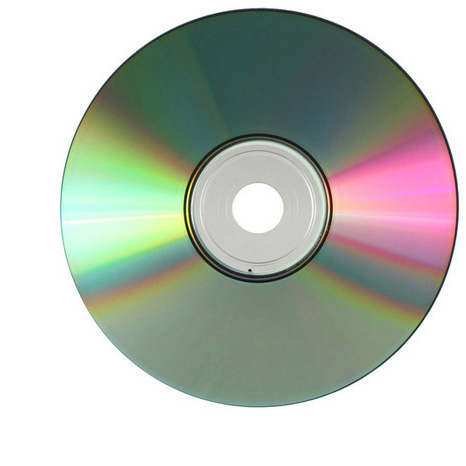
%> input picture LA3/discs/disc1.jpg, 466 x 466 px; its folder holds only this picture in this run
$ octave la3.m   (GNU Octave 9; MATLAB toolbox functions it lacks are replaced by stand-ins)
%> lines starting %> are read from the running program, lines starting %| are printed output that depends on the picture; in (x1, y1, x2, y2) boxes, pixels count from 0 and x2, y2 are one past the last pixel; in counts of white or black regions, pixels touching at a corner belong together; the program's own positions count from 1
% Thomas Monfre
% Dartmouth College CS 11, Spring 2018
% Long Assignment 3: use estimation-maximization to create a parts
% inspection system that fits images to a specified tolerance

clear;

% create global variables for information pertaining to images
numImages = 5;
imageDimension = 466;
CONVERGE_VAL = 0.1; % limit/value for successful convergence

% loop over each image in the collection, load image, calculate
% estimation-maximization and visualize until convergence is met
for imNum = 1 : numImages
    %% image setup

    % load image, store colored version, convert to grayscale
    filename = sprintf('discs/disc%d.jpg',imNum);
    colorim = imread(filename);
%> colorim is the input picture: size 466x466x3 uint8; mean R, G, B 184.6, 189.8, 181.5
    grayim = rgb2gray(colorim);
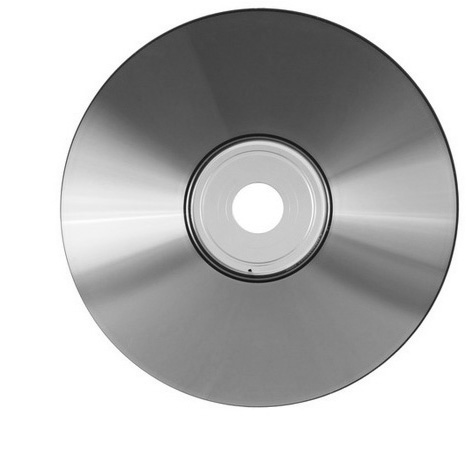
%> grayim: size 466x466 uint8; min 5, max 255, mean 187.3

    % create matrix of salient edge pixels with non-zero value
    [rows, cols] = find(edge(grayim));
%> rows = 3405 values from 9 to 408; cols = 3405 values from 60 to 459
    edges = [rows cols];

    %% estimation-maximization

    % initialize original image variable values -- originally set to inf so
    % while loop will begin iteration (old values are updated in loop)
    old_cx = inf;
    old_cy = inf;
    old_r = inf;

    % initialize image variable values to be updated
    cx = 233;
    cy = 233;
    r = 190;
    sig = 8;

    % initialize difference between iterative steps for image variables
    cx_diff = abs(old_cx-cx);
    cy_diff = abs(old_cy-cy);
    r_diff  = abs(old_r-r);

    % keep track of how many attempts it takes to get a predicted fit
    attempt = 0;

    % continue to calculate estimation-maximization until satisfactory
    % convergence values for cx, cy and r are met
    while cx_diff > CONVERGE_VAL || cy_diff > CONVERGE_VAL || r_diff > CONVERGE_VAL
        %% E-step

        % get x and y values from edges -- pack into nx1 vectors
        x = edges(:,1);
        y = edges(:,2);

        % calculate residual errors for each point
        d = abs(sqrt((x-cx).^2 + (y-cy).^2) - r);

        % calculate probability of residual given point
        probR_PX = (1/(sqrt(2*pi*(sig^2)))) * exp((-(d.^2))/(2*(sig^2)));

        % calculate and store probability that pixel x,y belongs to
        % the circle with center cx,cy and radius r
        edgesProbs = (probR_PX ./ (probR_PX + 0.1));

        %% M-step

        % formulate matrix B of knowns and W of weights for least squares
        B = [((x.^2) + (y.^2)) x y ones(length(edges),1)];
        W = diag(edgesProbs);

        % solve for vector u of unknowns using weighted total least squares
        % use Rayleigh Quotient to constrain u to unit length and thus
        % avoid a degenerate solution
        X = W*B; % weight matrix B, then solve
        [V,D] = eig(X'*X);
        u = V(:,1);
        b = [u(2) u(3)]'; % combine b1 and b2 to vector b

        % store old cx,cy,r values
        old_cx = cx;
        old_cy = cy;
        old_r = r;

        % convert the parameterization of the circle from least squares
        % back to cx,cy,r
        cx = (-(u(2))/(2*u(1)));
        cy = (-(u(3))/(2*u(1)));
        r = sqrt( ((b'*b)/(4*(u(1)^2))) - (u(4)/u(1)) );


        %% update variables used in estimation

        % update sigma
        sig = sqrt(sum((edgesProbs.*(d.^2))/sum(edgesProbs)));

        % update difference metrics
        cx_diff = abs(old_cx-cx);
        cy_diff = abs(old_cy-cy);
        r_diff = abs(old_r-r);

        % update the attempt number
        attempt = attempt + 1;

        %% visualize output

        % display images and circle
        subplot(1,2,1);
        imshow(colorim); % display color version of image
        title(sprintf('Image %d Attempt %d',imNum,attempt));
        hold on;

        % display predicted circle
        theta = 0 : 0.01 : 2*pi;
        circX = r * cos(theta) + cx;
        circY = r * sin(theta) + cy;
        h = plot(circY, circX,'r');
        set(h,'LineWidth',2);

        % display predicted center
        plot(cy,cx,'bo');
        hold off;

         % create binary image of pixel probabilities
        binaryIm = zeros(imageDimension,imageDimension);

        % each pixel with a probability has value set to that probability
        for px=1 : length(edgesProbs)
            dispProb = max(edgesProbs(px),edgesProbs(px)*10); % multiply by 10 to assist visualization
            binaryIm(edges(px,1),edges(px,2)) = dispProb;
        end

        % display binary image of pixel probabilities
        subplot(1,2,2);
        imshow(binaryIm);
        title('Binary Image of Probabilities');

        pause(0.01);

    end
%> this loop made 8 passes
%> (u, old_cx, old_cy, old_r, cx, cy, r, sig) on passes 2 to 8: ([1.4e-05; -0.00585; -0.00728; 1], 209.6, 258.7, 198, 208.5, 259.5, 198.8, 1.73), ([1.4e-05; -0.00586; -0.00729; 1], 208.5, 259.5, 198.8, 208.4, 259.5, 198.9, 1.08), ([1.41e-05; -0.00586; -0.00729; 1], 208.4, 259.5, 198.9, 208.5, 259.5, 199.1, 1), ([1.41e-05; -0.00586; -0.0073; 1], 208.5, 259.5, 199.1, 208.5, 259.5, 199.2, 0.951), ([1.41e-05; -0.00586; -0.0073; 1], 208.5, 259.5, 199.2, 208.5, 259.6, 199.3, 0.895), ([1.41e-05; -0.00586; -0.0073; 1], 208.5, 259.6, 199.3, 208.5, 259.8, 199.4, 0.811), ([1.4e-05; -0.00586; -0.0073; 1], 208.5, 259.8, 199.4, 208.4, 259.8, 199.5, 0.672)
%> (u, cx, cy, r, sig, cx_diff, cy_diff, r_diff) on pass 1: ([1.4e-05; -0.00585; -0.00722; 1], 209.6, 258.7, 198, 8.86, 23.4, 25.71, 7.97)
%> pass 1, `imshow(binaryIm);`:
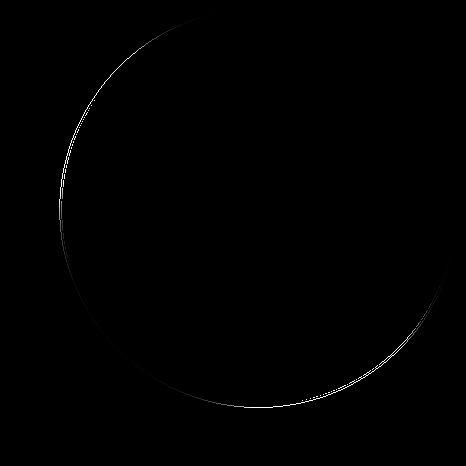
%> displayed picture: size 466x466, on the screen's scale of 0 to 255; min 0, max 255, mean 0.7
%> pass 1, `title('Binary Image of Probabilities');`:
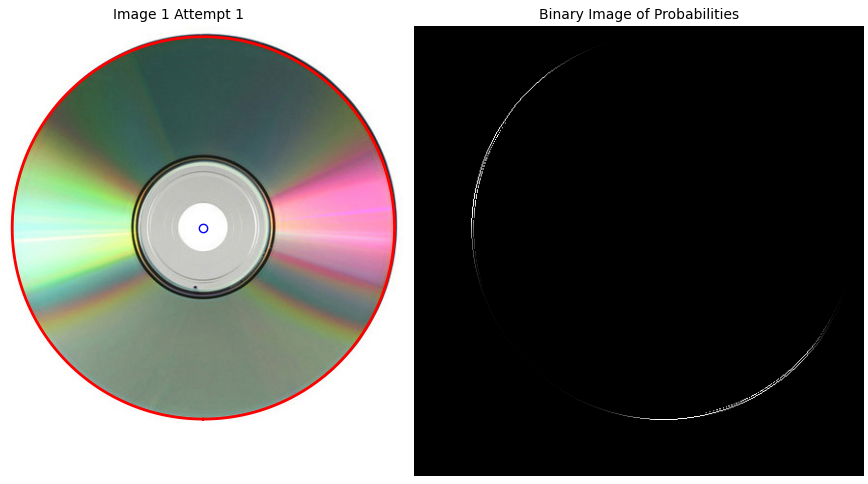
%> figure redrawn from the program's plot data, 2 panels
%> pass 2, `imshow(binaryIm);`:
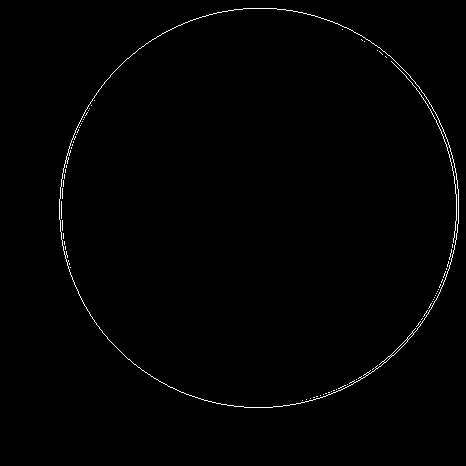
%> displayed picture: size 466x466, on the screen's scale of 0 to 255; 0.74% white in thin lines or dots, all inside (x1, y1, x2, y2) = (59, 8, 459, 408)
%> after the loop, attempt = 8
%> after the loop:
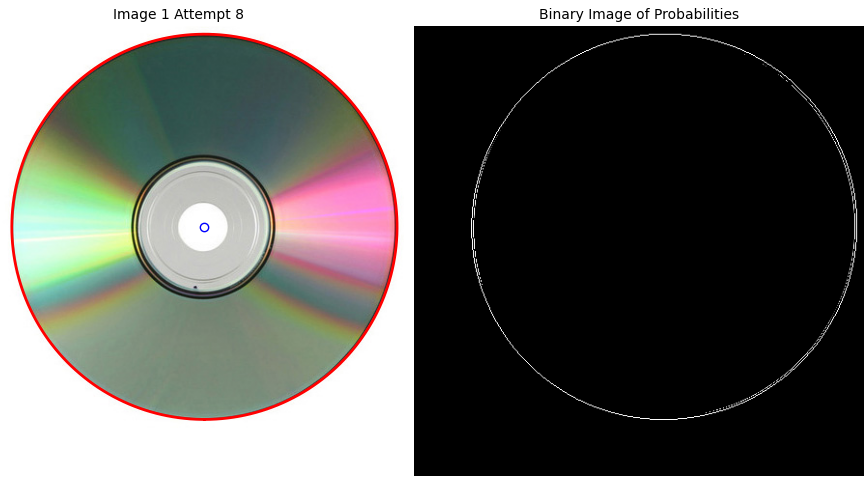
%> figure redrawn from the program's plot data, 2 panels
    fprintf('Finished image %d \n',imNum);

    %% to confirm convergence, display the final image and circle in green

    % display image
    subplot(1,2,1);
    imshow(colorim); % display color version of image
    title(sprintf('Image %d Attempt %d',imNum,attempt));
    hold on;

    % display predicted circle
    theta = 0 : 0.01 : 2*pi;
    circX = r * cos(theta) + cx;
%> circX = 629 values, max 407.9 at index 1, min 8.97 at index 315, mean 208.7
    circY = r * sin(theta) + cy;
%> circY = 629 values, max 459.3 at index 158, min 60.37 at index 472, mean 259.8
    h = plot(circY, circX,'g');
    set(h,'LineWidth',2);

    % display predicted center
    plot(cy,cx,'bo');
%> (the run ends here)
